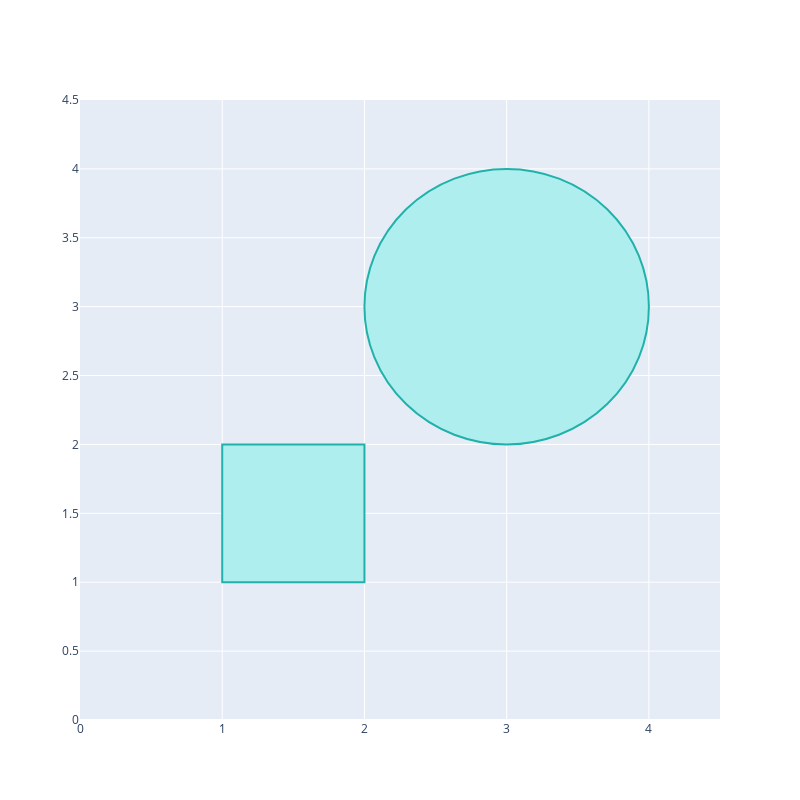

Write notebook code for a chart like this one.
### Markdown cell above
## 1. Plotting the Figure

### Code cell
fig = go.Figure()

# Create scatter trace of text labels
fig.add_trace(go.Scatter(
    x=[3.3],
    y=[3.7],
))

# Set axes properties
fig.update_xaxes(range=[0, 4.5], zeroline=False)
fig.update_yaxes(range=[0, 4.5])

# Add circles
fig.add_shape(type="rect",
    xref="x", yref="y",
    x0=1, y0=1, x1=2, y1=2,
    line_color="LightSeaGreen",
    fillcolor="PaleTurquoise",
)
fig.add_shape(type="circle",
    xref="x", yref="y",
    fillcolor="PaleTurquoise",
    x0=2, y0=2, x1=4, y1=4,
    line_color="LightSeaGreen",
)


# Set figure size
fig.update_layout(width=800, height=800)

fig.show()

### Figure 1 — Plotly figure (JSON) as saved in the notebook; plotly's stock layout.template omitted (floating-point values rounded to 4 significant figures)
{"data": [{"type": "scatter", "x": [3.3], "y": [3.7]}], "layout": {"height": 800, "shapes": [{"fillcolor": "PaleTurquoise", "line": {"color": "LightSeaGreen"}, "type": "rect", "x0": 1, "x1": 2, "xref": "x", "y0": 1, "y1": 2, "yref": "y"}, {"fillcolor": "PaleTurquoise", "line": {"color": "LightSeaGreen"}, "type": "circle", "x0": 2, "x1": 4, "xref": "x", "y0": 2, "y1": 4, "yref": "y"}], "width": 800, "xaxis": {"range": [0, 4.5], "zeroline": false}, "yaxis": {"range": [0, 4.5]}}}
